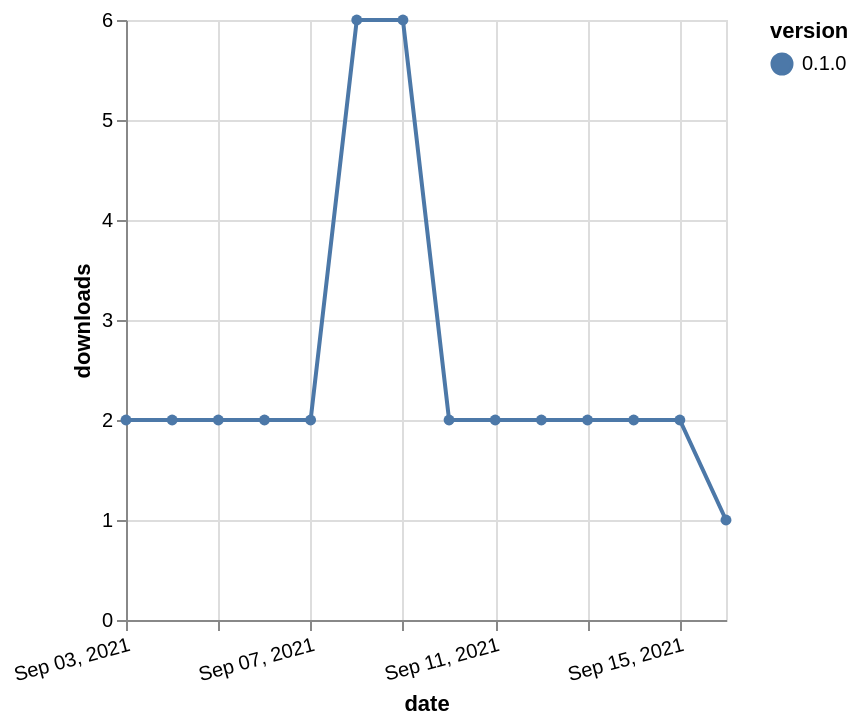

Here is the Vega-Lite specification saved for this chart:
### Vega-Lite specification from a JSON file in a GitHub repository (floating-point values rounded to 4 significant figures)
{"$schema": "https://vega.github.io/schema/vega-lite/v5.json", "description": "A simple bar chart with embedded data.", "data": {"values": [{"date": "2021-09-03", "total": 3059, "delta": 2, "version": "0.1.0"}, {"date": "2021-09-04", "total": 3061, "delta": 2, "version": "0.1.0"}, {"date": "2021-09-05", "total": 3063, "delta": 2, "version": "0.1.0"}, {"date": "2021-09-06", "total": 3065, "delta": 2, "version": "0.1.0"}, {"date": "2021-09-07", "total": 3067, "delta": 2, "version": "0.1.0"}, {"date": "2021-09-08", "total": 3073, "delta": 6, "version": "0.1.0"}, {"date": "2021-09-09", "total": 3079, "delta": 6, "version": "0.1.0"}, {"date": "2021-09-10", "total": 3081, "delta": 2, "version": "0.1.0"}, {"date": "2021-09-11", "total": 3083, "delta": 2, "version": "0.1.0"}, {"date": "2021-09-12", "total": 3085, "delta": 2, "version": "0.1.0"}, {"date": "2021-09-13", "total": 3087, "delta": 2, "version": "0.1.0"}, {"date": "2021-09-14", "total": 3089, "delta": 2, "version": "0.1.0"}, {"date": "2021-09-15", "total": 3091, "delta": 2, "version": "0.1.0"}, {"date": "2021-09-16", "total": 3092, "delta": 1, "version": "0.1.0"}]}, "width": "container", "mark": {"type": "line", "point": {"filled": true}}, "encoding": {"x": {"field": "date", "type": "temporal", "timeUnit": "yearmonthdate", "title": "date", "axis": {"labelAngle": -15}}, "y": {"field": "delta", "type": "quantitative", "title": "downloads"}, "color": {"field": "version", "type": "nominal"}, "tooltip": {"field": "delta"}}}
